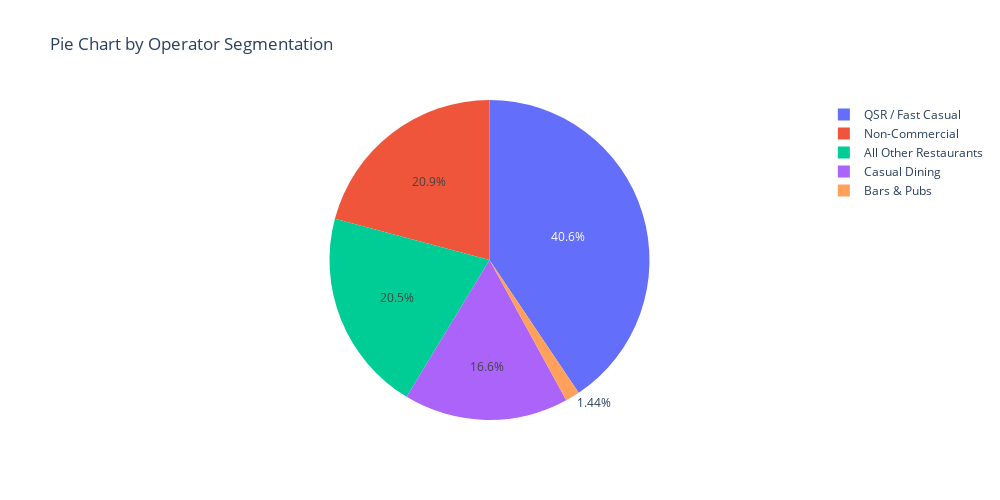

This figure's notebook cell:
### Code cell
import plotly.express as px

graph_data = df[(df['calendar week year']>cal)].groupby('covid segmentation - l1')['lbs'].sum().reset_index()

graph_data.loc[~graph_data['covid segmentation - l1'].isin(['Casual Dining','Bars & Pubs','All Other Restaurants','QSR / Fast Casual']),'covid segmentation - l1'] = 'Non-Commercial'

fig = px.pie(graph_data, values='lbs', names='covid segmentation - l1',
             width=1000, height=500,
             title="Pie Chart by Operator Segmentation"
            )
fig.show()

### Figure 1 — Plotly figure (JSON) as saved in the notebook; plotly's stock layout.template omitted (floating-point values rounded to 4 significant figures)
{"data": [{"domain": {"x": [0, 1], "y": [0, 1]}, "hovertemplate": "covid segmentation - l1=%{label}<br>lbs=%{value}<extra></extra>", "labels": ["Non-Commercial", "Non-Commercial", "All Other Restaurants", "Bars & Pubs", "Casual Dining", "Non-Commercial", "Non-Commercial", "Non-Commercial", "Non-Commercial", "Non-Commercial", "Non-Commercial", "Non-Commercial", "Non-Commercial", "Non-Commercial", "Non-Commercial", "QSR / Fast Casual", "Non-Commercial", "Non-Commercial", "Non-Commercial", "Non-Commercial", "Non-Commercial"], "legendgroup": "", "name": "", "showlegend": true, "type": "pie", "values": [3279000.0, 12600000.0, 61350000.0, 4324000.0, 49850000.0, 684000.0, 1813000.0, 2361000.0, 6539000.0, 774600.0, 62080.0, 11060000.0, 90, 9375, 1477000.0, 121600000.0, 2528000.0, 1581, 13020000.0, 3467000.0, 2841000.0]}], "layout": {"height": 500, "legend": {"tracegroupgap": 0}, "title": {"text": "Pie Chart by Operator Segmentation"}, "width": 1000}}
